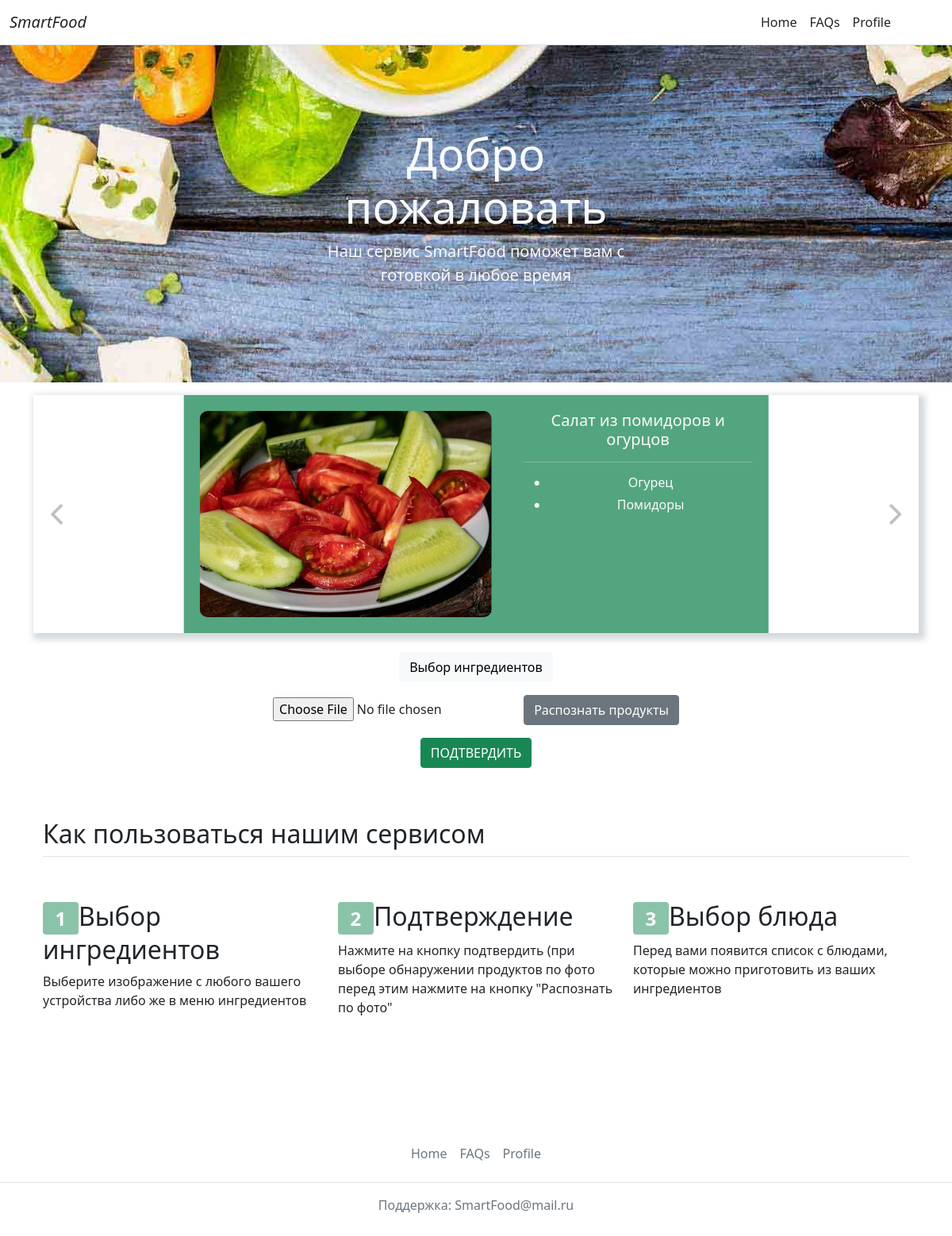
/smartfood/, run on an earlier commit of the app's database.
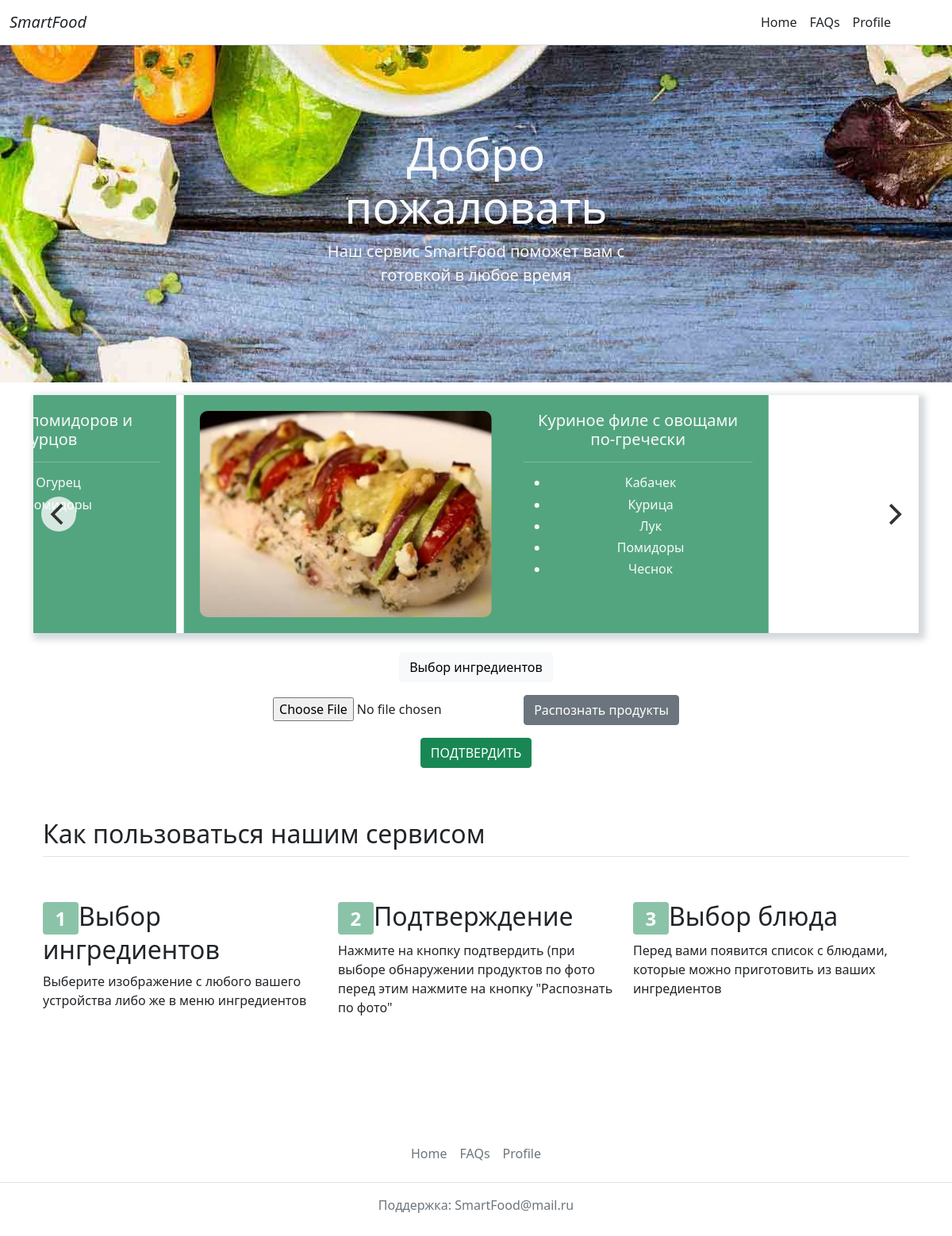
And on a later commit of the database.
### siteapp/models.py (models this page shows, shortened)
class FoodItem(models.Model):
    name = models.CharField("Название", max_length=150)
    visionname = models.CharField("Обозначение в CustomVision", max_length=150, blank=True)
    isDish = models.BooleanField("Блюдо?", default=False)
    ingredients = models.ManyToManyField('self', blank=True, verbose_name="Ингредиенты")
    img = models.ImageField("Изображение", upload_to = "img/food")
    url = models.SlugField(max_length=160, unique=True)
    category = models.ForeignKey(
        FoodCategory, verbose_name="Категория", on_delete=models.SET_NULL, null=True
    )
    calories = models.PositiveIntegerField("Калории", default=10)
    fats = models.FloatField("Жиры (г)", default=0)
    carbohydrates = models.FloatField("Углеводы (г)", default=0)
    proteins = models.FloatField("Белки (г)", default=0)
    class Meta:
        verbose_name = "Еда"
        verbose_name_plural = "Список еды"
        ordering = ["name"]

### siteapp/views.py (the view)
# urls.py: path('', views.IndexView.as_view(), name='index'),
class IndexView(View):
    template = "index.html"
    def get(self, request):
        model = FoodItem.objects.filter(isDish=False)
        foodlist = sorted(model, key=lambda instance: instance.name)
        dishlist = FoodItem.objects.filter(isDish=True)
        return render(request, self.template, context={'foodlist': foodlist, 'dishlist':dishlist})

### siteapp/templates/index.html (shortened to what this page needs)
{% extends 'base.html' %}
{% load static %}
{% block body %}
<main>
    <div class="container-fluid pt-2 pb-2 text-center text-light" id="intro">
        <div class="col-md-5 p-lg-5 mx-auto my-5">
            <h1 class="display-4 fw-normal">Добро пожаловать</h1>
            <p class="lead fw-normal">Наш сервис SmartFood поможет вам с готовкой в любое время</p>
        </div>
    </div>
    <div class="container mt-3">
        <div class="gallery js-flickity" data-flickity='{ "autoPlay": true, "wrapAround": true }'>
            {% for item in dishlist %}
            <div class="gallery-cell d-flex flex-row text-center text-light">
                <img class="gallery-img" src="{{ item.img.url }}" alt="{{ item.name }}">
                <div class="gallery-text">
                    <div class="h5">{{ item.name }}</div>
                    <hr>
                    <ul>
                        {% for ingredient in item.ingredients.all %}
                        <li class="h6">
                            {{ ingredient.name }}
                        </li>
                        {% endfor %}
                    </ul>
                </div>
            </div>
            {% endfor %}
        </div>
    </div>
    <div class="container mt-4" id="select-food">
        <p class="fs-5 fw-bolder text-center">
            <button class="btn btn-light" id="select-btn" type="button" data-bs-toggle="collapse"
                data-bs-target="#collapseExample" aria-expanded="false" aria-controls="collapseExample">
                Выбор ингредиентов
            </button>
        </p>
    </div>
    <div class="container text-center">
        <form action="" method="post" enctype="multipart/form-data" id="form" class="dropzone" id="dropzone">
            <div class="form-group">
                <input type="file" name="img" id="img" />
                <div id="handleForm" class="btn btn-secondary" onclick="OpenCollapseOnAction()">
                    Распознать продукты
                </div>
            </div>
        </form>
    </div>
    <div class="container text-center p-3">
        <button id="btn_confirm_food" type="button" class="btn btn-success" data-bs-toggle="modal"
            data-bs-target="#exampleModal">
            ПОДТВЕРДИТЬ
        </button>
    </div>
</main>
<div class="container px-4 py-5">
    <h2 class="pb-2 border-bottom">Как пользоваться нашим сервисом</h2>
    <div class="row g-4 py-5 row-cols-1 row-cols-lg-3">
        <div class="col d-flex align-items-start">
            <div>
                <h2><span class="badge bg-secondary bg-success bg-opacity-50">1</span>Выбор ингредиентов</h2>
                <p>Выберите изображение с любого вашего устройства либо же в меню ингредиентов</p>
            </div>
        </div>
        <div class="col d-flex align-items-start">
            <div>
                <h2><span class="badge bg-secondary bg-success bg-opacity-50">2</span>Подтверждение</h2>
                <p>Нажмите на кнопку подтвердить (при выборе обнаружении продуктов по фото перед этим нажмите на
                    кнопку "Распознать по фото"</p>
            </div>
        </div>
        <div class="col d-flex align-items-start">
            <div>
                <h2><span class="badge bg-secondary bg-success bg-opacity-50">3</span>Выбор блюда</h2>
                <p>Перед вами появится список с блюдами, которые можно приготовить из ваших ингредиентов</p>
            </div>
        </div>
    </div>
</div>
{% endblock body %}

What changed in the data, as far as the page shows it:
added FoodItem: img (picture), name "Куриное филе с овощами по-гречески", FoodItem (name "Помидоры"), shown under "Добро пожаловать"
now on this page (row unchanged): FoodItem: name "Кабачек", shown under "Куриное филе с овощами по-гречески"
now on this page (row unchanged): FoodItem: name "Курица", shown under "Куриное филе с овощами по-гречески"
now on this page (row unchanged): FoodItem: name "Лук", shown under "Куриное филе с овощами по-гречески"
now on this page (row unchanged): FoodItem: name "Чеснок", shown under "Куриное филе с овощами по-гречески"
